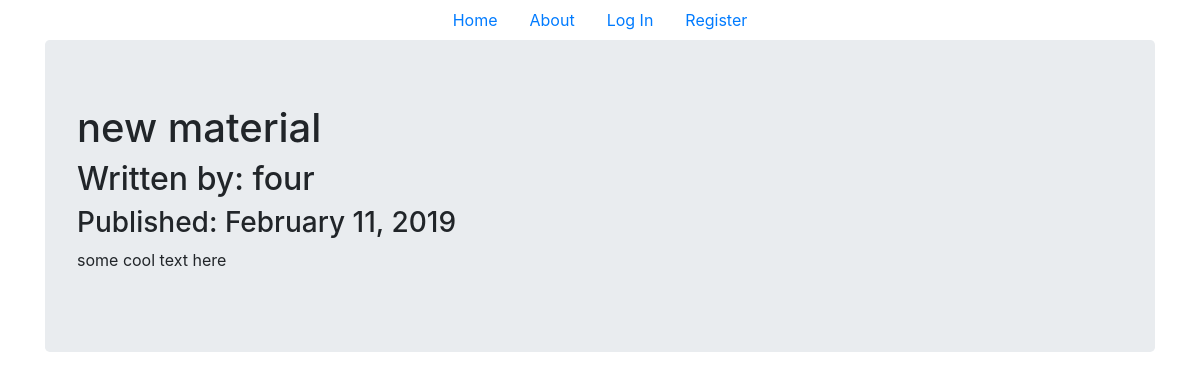
Page /3 on the committed database.
### puppycompanyblog/models.py (models this page shows, shortened)
class BlogPost(db.Model):
    users = db.relationship(User)
    id = db.Column(db.Integer,primary_key=True)
    user_id = db.Column(db.Integer,db.ForeignKey('users.id'),nullable=False)
    date = db.Column(db.DateTime,nullable=False,default=datetime.utcnow)
    title = db.Column(db.String(140),nullable=False)
    text = db.Column(db.Text,nullable=False)

class User(db.Model,UserMixin):
    __tablename__ = 'users'
    id = db.Column(db.Integer,primary_key=True)
    profile_image = db.Column(db.String(64),nullable=False,default='default_profile.png')
    email = db.Column(db.String(64),unique=True,index=True)
    username = db.Column(db.String(64),unique=True,index=True)
    password_hash = db.Column(db.String(128))
    posts = db.relationship('BlogPost',backref='author',lazy=True)

### puppycompanyblog/users/views.py (the view)
@users.route("/<username>")
def user_posts(username):
    page = request.args.get('page', 1, type=int)
    user = User.query.filter_by(username=username).first_or_404()
    blog_posts = BlogPost.query.filter_by(author=user).order_by(
        BlogPost.date.desc()).paginate(page=page, per_page=5)
    return render_template('user_blog_posts.html', blog_posts=blog_posts, user=user)

### puppycompanyblog/blog_posts/views.py (called while the page is built)
@blog_posts.route('/<int:blog_post_id>')
def blog_post(blog_post_id):
    blog_post = BlogPost.query.get_or_404(blog_post_id)
    return render_template('blog_post.html', title=blog_post.title,
                           date=blog_post.date, post=blog_post
                           )

### puppycompanyblog/templates/blog_post.html (shortened to what this page needs)
{% extends "base.html" %}
{% block content %}
<div class="jumbotron">
    <h1>{{ post.title }}</h1>
    <h2>Written by: {{post.author.username}}</h2>
    <h3>Published: {{ post.date.strftime('%B %d, %Y') }}</h3>
    <p>{{post.text}}</p>
</div>
{% endblock content %}

### rows in the picture
BlogPost: title "new material", date "February 11, 2019", text "some cool text here"
User: author.username "four"
